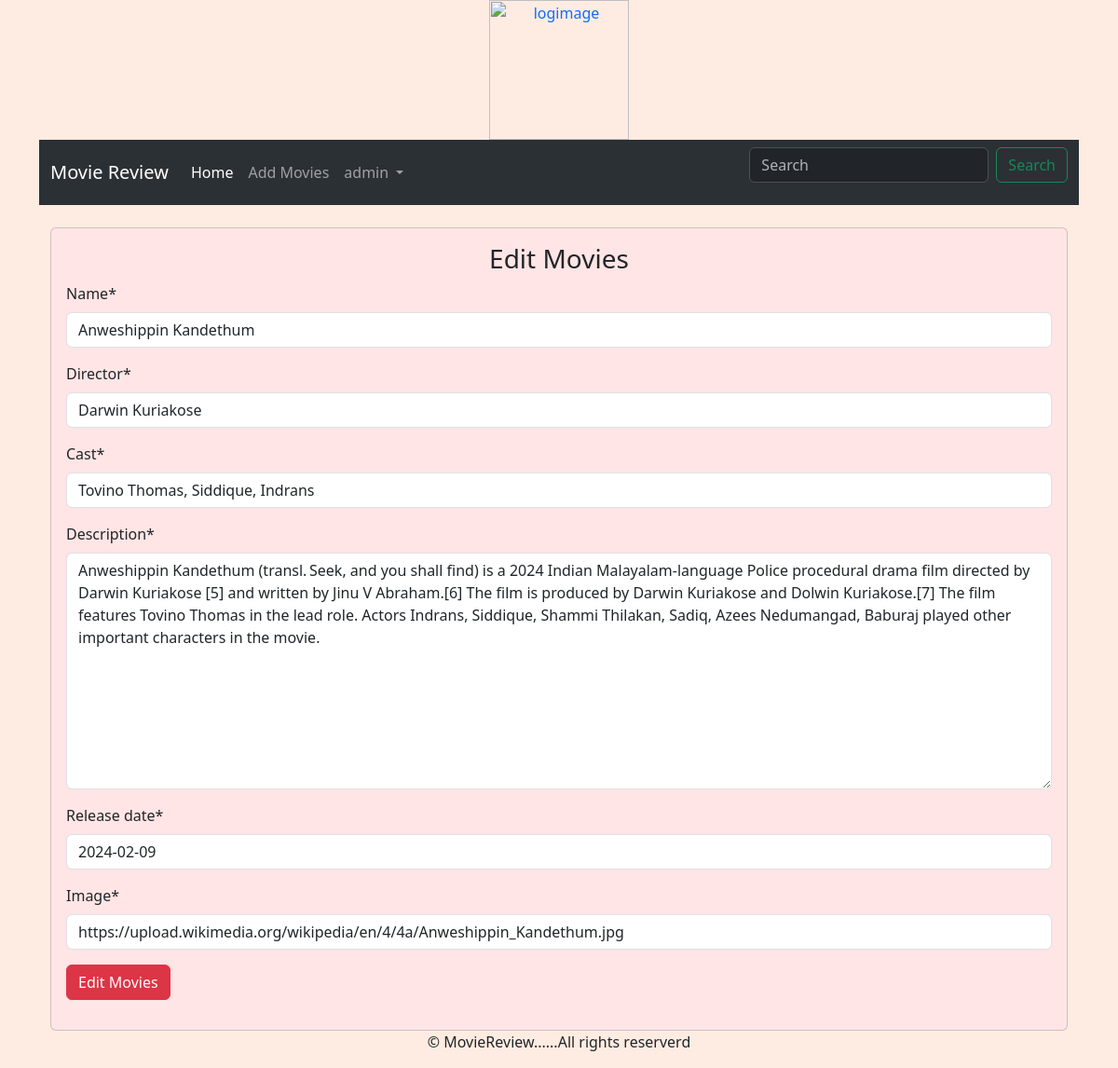
Page /editmovies/3/ (signed in) on the committed database.
### movieapp/models.py (models this page shows, shortened)
class Movie(models.Model):
    name=models.CharField(max_length=250)
    director= models.CharField(max_length=250)
    cast=models.CharField(max_length=800)
    description=models.TextField(max_length=3000)
    release_date=models.DateField()
    averageRating=models.FloatField(default=0)
    image=models.URLField(default=None,null=True)

### movieapp/views.py (the view)
# urls.py: path('editmovies/<int:id>/', views.edit_movies, name="edit_movies"),
def edit_movies(request,id):
    if request.user.is_authenticated:
        if request.user.is_superuser:
            movie=Movie.objects.get(id=id)
            if request.method=="POST":
                form=MovieForm(request.POST or None, instance=movie)
                if form.is_valid():
                    date=form.save(commit=False)
                    date.save()
                    return redirect("movieapp:detail", id)
            else:
                form=MovieForm(instance=movie)
            return render(request,'addmovies.html',{"form":form, "controller":"Edit Movies"})
        else:
            return redirect("movieapp:home")
    return redirect("credentials:login")

### movieapp/forms.py
class MovieForm(forms.ModelForm):
    class Meta:
        model = Movie
        fields=('name', 'director', 'cast', 'description', 'release_date', 'image')

### templates/addmovies.html (shortened to what this page needs)
{% extends 'base.html' %}
{% load crispy_forms_tags %}
{% load static %}
{% block content %}
<div class="container">
    <br>
    <div class="card" style="background-color:FFE5E5;">
        <div class="card-body">
            <h3 class="text-center">{{controller}}</h3>
            <form action="" method="POST" >
                {{ form|crispy}}
                <input type="submit" value="{{controller}}" class="btn btn-danger">
            </form>
        </div>
    </div>
</div>
{% endblock %}

### templates/nav.html (shortened to what this page needs)
<nav class="navbar navbar-expand-lg  bg-body-tertiary" data-bs-theme="dark">
  <div class="container-fluid">
    <a class="navbar-brand" href="{% url 'movieapp:home' %}">Movie Review</a>
    <div class="collapse navbar-collapse" id="navbarSupportedContent">
      <ul class="navbar-nav me-auto mb-2 mb-lg-0">
        <li class="nav-item">
          <a class="nav-link active" aria-current="page" href="{% url 'movieapp:home' %}">Home</a>
        </li>
        <li class="nav-item">
          <a class="nav-link" href="{% url 'movieapp:add_movies' %}">Add Movies</a>
        </li>
         {% if user.is_authenticated %}
            <li class="nav-item dropdown">
              <a class="nav-link dropdown-toggle" href="#" role="button" data-bs-toggle="dropdown" aria-expanded="false">
                {{user.username}}
              </a>
            </li>
         {% else %}
            <li class="nav-item">
            <a class="nav-link" href="{% url 'credentials:register' %}">Register</a>
            <li class="nav-item">
            <a class="nav-link" href="{% url 'credentials:login' %}">Login</a>
         {% endif %}
        </ul>
      <form class="d-flex" role="search" action="{% url 'movieapp:home' %}" method ="GET">
        <input class="form-control me-2" type="search" placeholder="Search" aria-label="Search" name="title">
        <button class="btn btn-outline-success" type="submit">Search</button>
      </form>
    </div>
  </div>
</nav>

### rows in the picture
Movie: name "Anweshippin Kandethum", director "Darwin Kuriakose", cast "Tovino Thomas, Siddique, Indrans", description "Anweshippin Kandethum (transl. Seek, and you shall find) is a 2024 Indian Malayalam-language Police procedural drama film directed by Darwin Kuriakose [5] and written by Jinu V Abraham.[6] The film is produced by Darwin Kuriakose and Dolwin Kuriakose.[7] The film features Tovino Thomas in the lead role. Actors Indrans, Siddique, Shammi Thilakan, Sadiq, Azees Nedumangad, Baburaj played other important characters in the movie.", release_date "2024-02-09", image "https://upload.wikimedia.org/wikipedia/en/4/4a/Anweshippin_Kandethum.jpg"

### other values in the picture
{{ user.username }} "admin"
{{ controller }} "Edit Movies"
